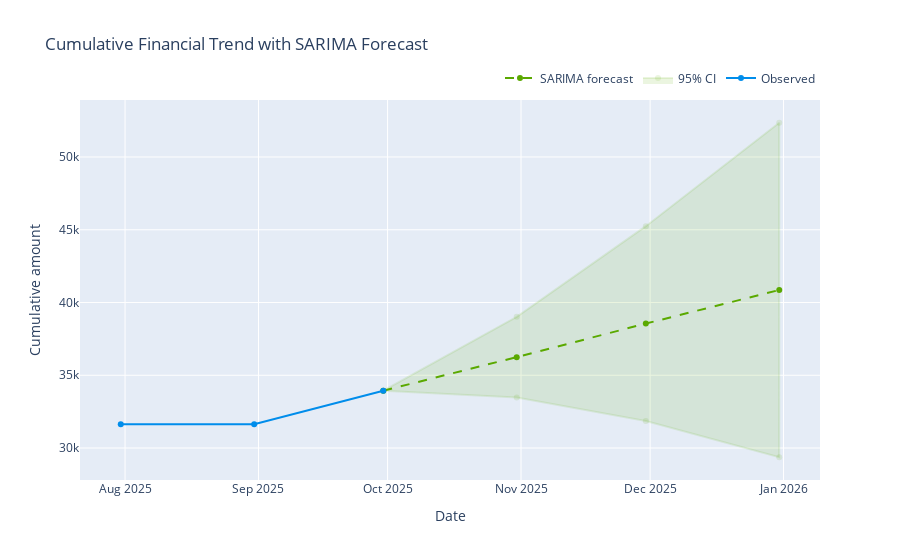

The code cell stored with this chart in its notebook:
### Code cell
graphs.line_chart(df).show()

### Figure 1 — Plotly figure (JSON) as saved in the notebook; plotly's stock layout.template omitted (floating-point values rounded to 4 significant figures)
{"data": [{"line": {"color": "rgba(90,168,0,1.0)", "dash": "dash"}, "mode": "lines+markers", "name": "SARIMA forecast", "type": "scatter", "x": ["2025-09-30T00:00:00.000000000", "2025-10-31T00:00:00.000000000", "2025-11-30T00:00:00.000000000", "2025-12-31T00:00:00.000000000"], "y": [33940.0, 36250.0, 38550.0, 40860.0]}, {"fill": "toself", "fillcolor": "rgba(90,168,0,0.12)", "hoverinfo": "skip", "line": {"color": "rgba(90,168,0,0.12)"}, "name": "95% CI", "showlegend": true, "type": "scatter", "x": ["2025-09-30T00:00:00", "2025-10-31T00:00:00", "2025-11-30T00:00:00", "2025-12-31T00:00:00", "2025-12-31T00:00:00", "2025-11-30T00:00:00", "2025-10-31T00:00:00", "2025-09-30T00:00:00"], "y": [33940.0, 33480.0, 31860.0, 29370.0, 52350.0, 45250.0, 39020.0, 33940.0]}, {"line": {"color": "rgba(0,141,235,1.0)"}, "mode": "lines+markers", "name": "Observed", "type": "scatter", "x": ["2025-07-31T00:00:00.000000000", "2025-08-31T00:00:00.000000000", "2025-09-30T00:00:00.000000000"], "y": [31630.0, 31630.0, 33940.0]}], "layout": {"legend": {"orientation": "h", "x": 1, "xanchor": "right", "y": 1.02, "yanchor": "bottom"}, "title": {"text": "Cumulative Financial Trend with SARIMA Forecast"}, "xaxis": {"title": {"text": "Date"}}, "yaxis": {"title": {"text": "Cumulative amount"}}}}
